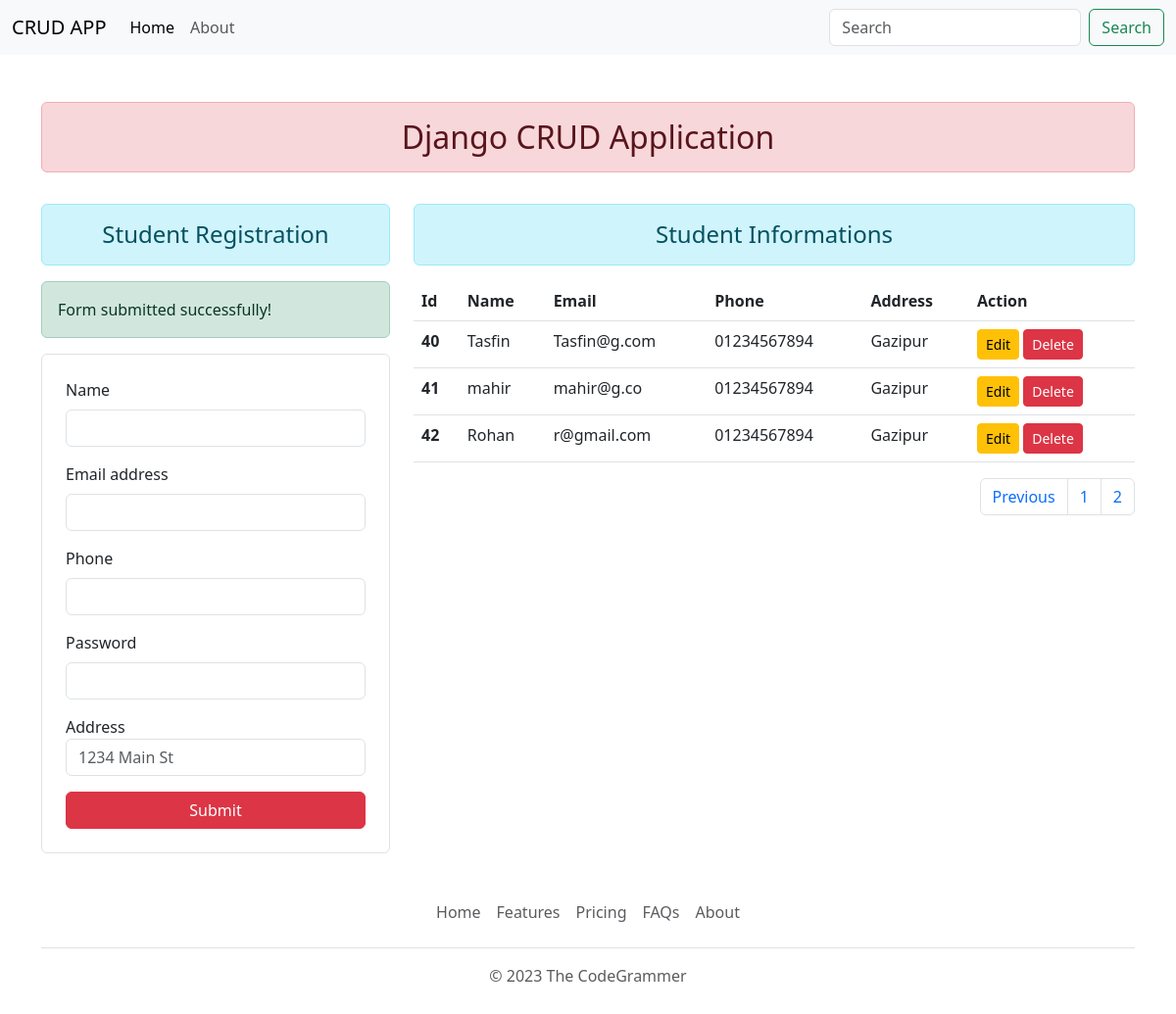
Page /?page=2 (signed in) on the committed database.
### student/models.py (models this page shows)
class student(models.Model):
    name = models.CharField(max_length=50)
    email = models.CharField(max_length=50)
    phone = models.CharField(max_length=50)
    password = models.CharField(max_length=50)
    address = models.CharField(max_length=300)

### student/views.py (the view, shortened to what this page needs)
# urls.py: path('', studentRegister,name='home'),
def studentRegister(request):
    student_data = student.objects.all()
    if request.method == "GET":
        search_inp = request.GET.get('search')
        if search_inp != None:
            student_data = student.objects.filter(name__icontains=search_inp)
    pages = Paginator(student_data,8)
    page_number = request.GET.get('page')
    updated_page = pages.get_page(page_number) # Updated page for the list of all sutdent data
    total_page = updated_page.paginator.num_pages
    page_list = [n+1 for n in range (total_page)]
    form_submitted = request.session.pop('form_submitted', False)
    context = {
        'form_submitted': form_submitted,
        'student_data' : updated_page,
        'page_list' : page_list,
    }
    return render(request, 'index.html',context)

### templates/index.html (shortened to what this page needs)
{% extends "base.html" %}
{% block content %}
{% load static %}
<div class="container">
    <div class="row">
        <div class="col-sm-4">
            <h4 class="alert alert-info mt-3 text-center">Student Registration</h4>
            {% if form_submitted %}
                <div class="alert alert-success" role="alert">
                    Form submitted successfully!
                </div>
            {% endif %}
            <form method="post" action="" class="form-control p-4">
                <div class="mb-3">
                    <label for="exampleInputName" class="form-label">Name</label>
                    <input type="text" name='name' class="form-control" id="exampleInputName1" aria-describedby="">
                </div>
                <div class="mb-3">
                <label for="exampleInputEmail1" class="form-label">Email address</label>
                <input type="email" name='email' class="form-control" id="exampleInputEmail1" aria-describedby="emailHelp">
                </div>
                <div class="mb-3">
                    <label for="exampleInputPhone" class="form-label">Phone</label>
                    <input type="number" name='phone' class="form-control" id="exampleInputPhone1" aria-describedby="">
                </div>
                <div class="mb-3">
                <label for="exampleInputPassword1" class="form-label">Password</label>
                <input type="password" name='password' class="form-control" id="exampleInputPassword1">
                </div>
                <div class="mb-3">
                    <label for="inputAddress">Address</label>
                    <input type="text" name='address' class="form-control" id="inputAddress" placeholder="1234 Main St">
                </div>
                <button type="submit" class="btn btn-danger" style="width: 100% !important;">Submit</button>
            </form>
        </div>
        <div class="col-sm-8">
            <h4 class="alert alert-info text-center mt-3">Student Informations</h4>
            {%if student_data  %}
                    <table class="table table-hover">
                        <thead>
                        <tr>
                            <th scope="col">Id</th>
                            <th scope="col">Name</th>
                            <th scope="col">Email</th>
                            <th scope="col">Phone</th>
                            <th scope="col">Address</th>
                            <th scope="col">Action</th>
                        </tr>
                        </thead>
                        <tbody>
                        {% for students in student_data %}
                        <tr>
                            <th scope="row">{{students.id}}</th>
                            <td>{{students.name}}</td>
                            <td>{{students.email}}</td>
                            <td>{{students.phone}}</td>
                            <td>{{students.address}}</td>
                            <td>
                                <a href="{%url 'update_student' students.id%}" class='btn btn-sm btn-warning'>Edit</a>
                                <a href="{%url 'deletestudent' students.id%}" class='btn btn-sm btn-danger'>Delete</a>
                            </td>
                        </tr>
                        {% endfor %}
                        </tbody>
                    </table>
                    <nav aria-label="Page navigation example">
                        <ul class="pagination justify-content-end">
                            {% if student_data.has_previous%}
                          <li class="page-item">
                            <a class="page-link" href="/?page={{student_data.previous_page_number}}" tabindex="-1">Previous</a>
                          </li>
                          {%endif%}
                          {% for page_num in page_list %}
                          <li class="page-item"><a class="page-link" href="/?page={{page_num}}">{{page_num}}</a></li>
                          {% endfor %}
                        </ul>
                      </nav>
            {%else%}
                    <h5 class="alert alert-danger">No Data Found</h5>
            {%endif%}
        </div>
    </div>
</div>
{% endblock content %}

### rows in the picture
student: id "40", name "Tasfin", email "Tasfin@g.com", phone "01234567894", address "Gazipur"
student: id "41", name "mahir", email "mahir@g.co", phone "01234567894", address "Gazipur"
student: id "42", name "Rohan", email "r@gmail.com", phone "01234567894", address "Gazipur"

### other values in the picture
{{ page_num }} "1" "2"
